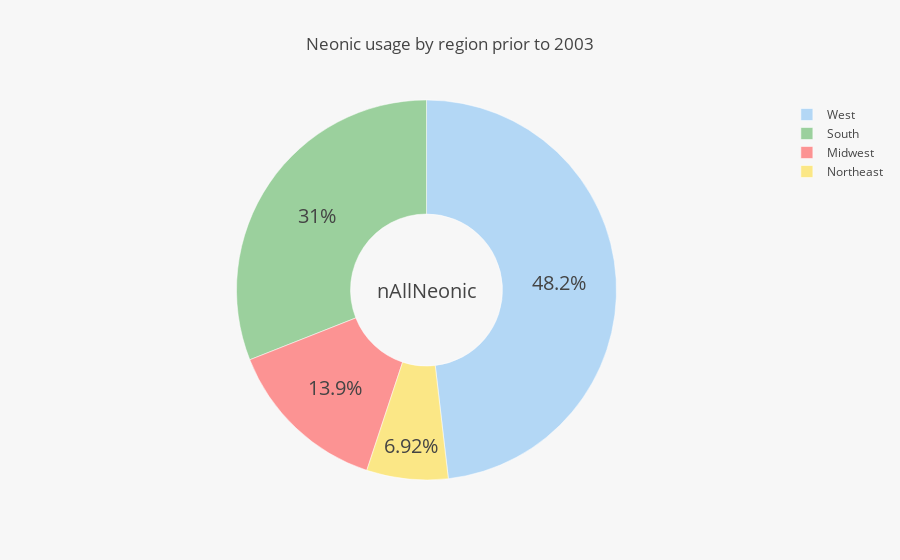

The notebook cell this image was saved under:
### Code cell
df_summed = df_pre_2003.groupby(['Region']) ['nAllNeonic'].sum().reset_index()
fig = {
  "data": [{
      "values": df_summed.nAllNeonic, 
      "labels": df_summed.Region, 
      "textfont" : dict(size=20),
      "marker" : dict (colors = ["#FF6262AA", "#FFD50577", "#4caf5088", "#4ca5f066"], line=dict(color='#fff', width=0.5)),
      "name": "Region",
      "hoverinfo":"label+name",
      "hole": .4,
      "type": "pie"
  }],  
  "layout": {
        "title":"Neonic usage by region prior to 2003",
        "annotations": [
            {
                "font": {
                    "size": 20
                },
                "showarrow": False,
                "text": "nAllNeonic"
            }
        ],
        "paper_bgcolor" : '#f7f7f7',
        
    }
}

iplot(fig, filename='a1')

### Figure 1 — Plotly figure (JSON) as saved in the notebook; plotly's stock layout.template omitted (floating-point values rounded to 4 significant figures)
{"data": [{"hole": 0.4, "hoverinfo": "label+name", "labels": ["Midwest", "Northeast", "South", "West"], "marker": {"colors": ["#FF6262AA", "#FFD50577", "#4caf5088", "#4ca5f066"], "line": {"color": "#fff", "width": 0.5}}, "name": "Region", "textfont": {"size": 20}, "type": "pie", "uid": "bf44a594-fdb8-11e8-aad6-d05099a30b15", "values": [2.057, 1.023, 4.577, 7.114]}], "layout": {"annotations": [{"font": {"size": 20}, "showarrow": false, "text": "nAllNeonic"}], "paper_bgcolor": "#f7f7f7", "title": "Neonic usage by region prior to 2003"}}
